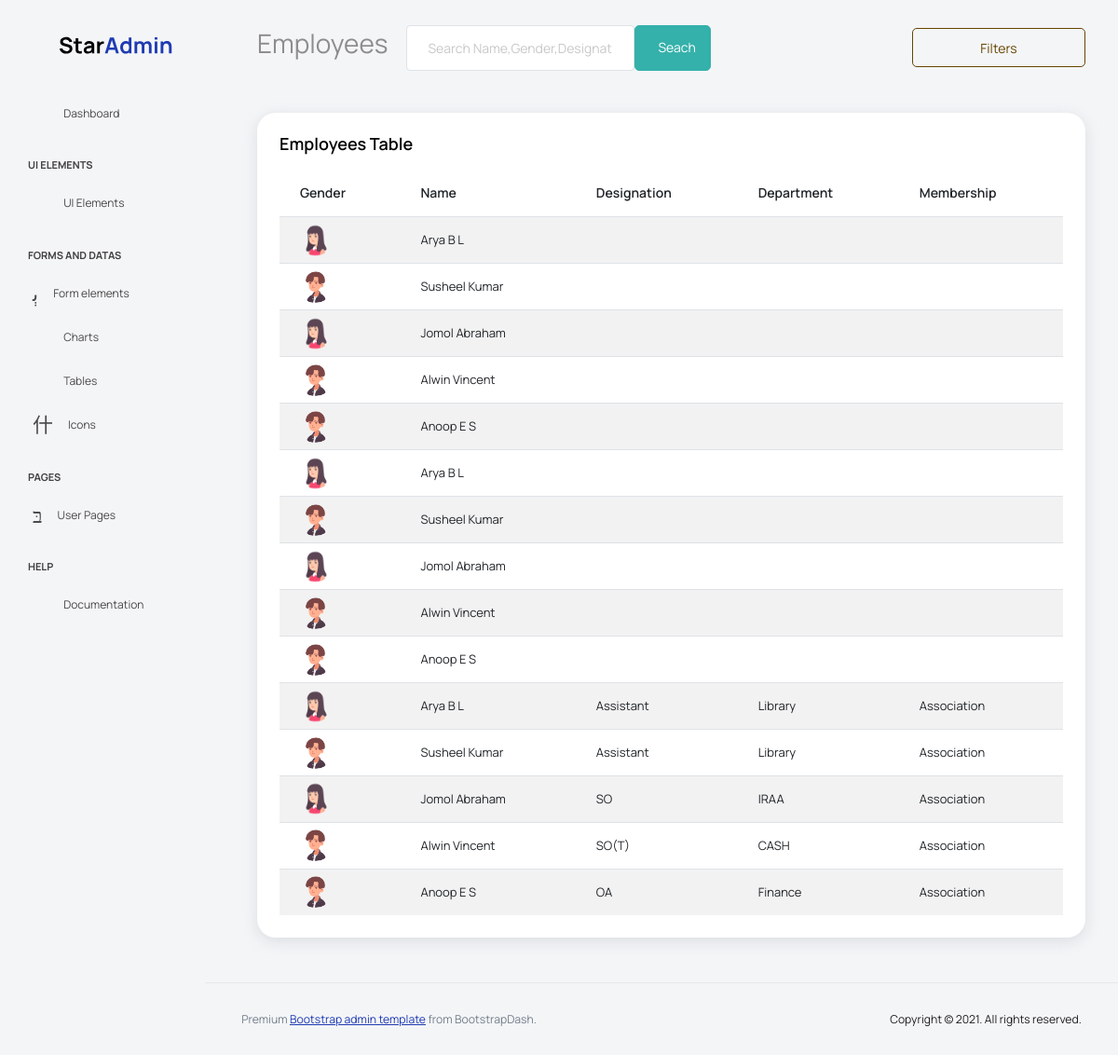
The page /employees (signed in) on the database as committed earlier.
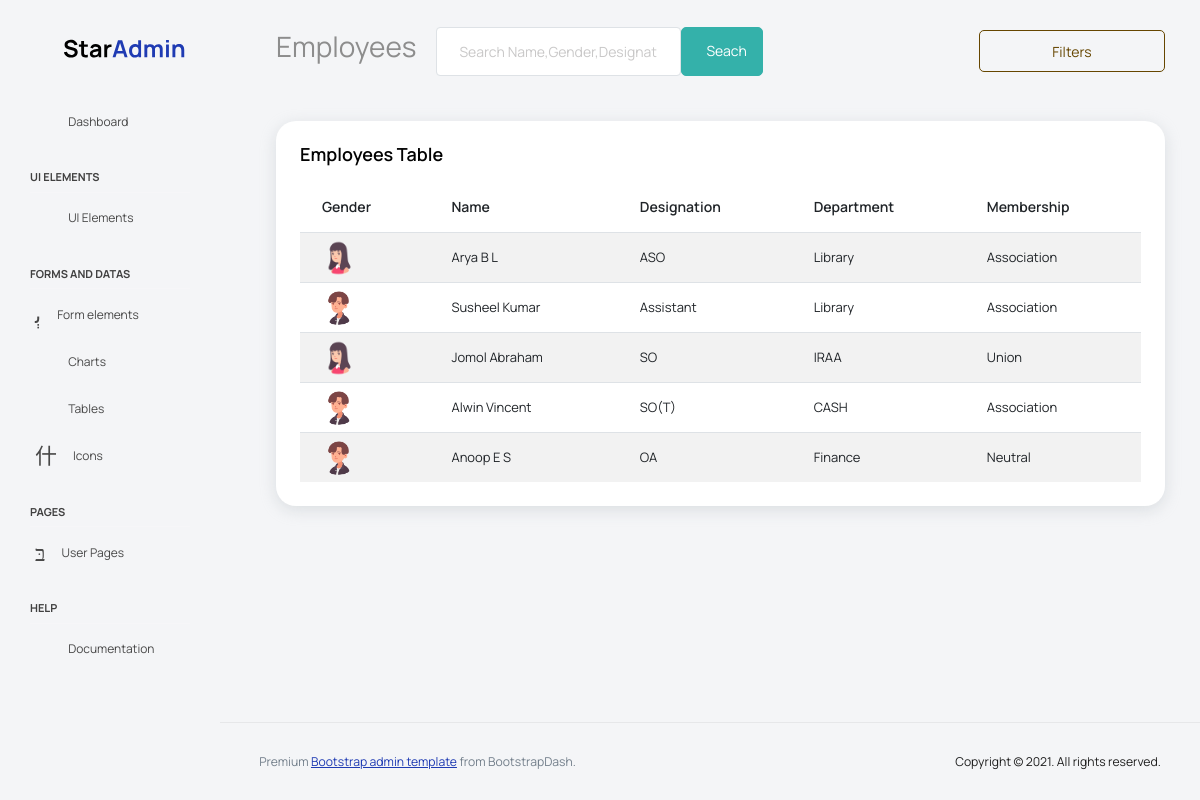
The same page on the database as committed later.
### contactsapp/models.py (models this page shows, shortened)
class Employees(models.Model):
    pf_number = models.IntegerField()
    name = models.CharField(max_length=50)
    sex = models.CharField(max_length=30, default="M")
    blood_group = models.CharField(max_length=10)
    mobile = models.CharField(max_length=20)
    adddress = models.TextField()
    district = models.CharField(max_length=20)
    pan_mun_cop = models.CharField(max_length=20)
    pin_code = models.CharField(max_length=20)
    def get_all_employees(self):
        return Employees.objects.select_related('employeeservice').select_related('employeevote').all()
    def get_filter_popup_data(self):
        filter_data = {}
        filter_data = list(Employees.objects.values('sex', 'blood_group', 'employeeservice__designation', 'employeeservice__department', 'employeeservice__membership', 'employeevote__deshabhimani_sub').distinct())
        unique_keywords = {filtetkey: set() for filtetkey in ['sex', 'blood_group', 'employeeservice__designation', 'employeeservice__department', 'employeeservice__membership', 'employeevote__deshabhimani_sub']}
        for data in filter_data:
            for key in data.keys():
                unique_keywords[key].add(data[key])
        new_keys = {'sex':'Gender', 'blood_group':'Blood Group', 'employeeservice__designation':'Designation', 'employeeservice__department':'Department', 'employeeservice__membership': 'Membership', 'employeevote__deshabhimani_sub': 'Deshabhimani Subscription'}
        unique_keywords = dict((new_keys[key], value) for (key, value) in unique_keywords.items())
        return unique_keywords

class EmployeeService(models.Model):
    MEMBERSHIP_CHOICES = (
        ("Association", "Association"),
        ("Union", "Union"),
        ("Neutral", "Neutral"),
    )
    employee = models.OneToOneField(Employees, on_delete=models.CASCADE, primary_key=True,)
    designation = models.CharField(max_length=50)
    department = models.CharField(max_length=50)
    membership = models.CharField(
                    max_length = 30,
                    choices = MEMBERSHIP_CHOICES,
                    default = 'Neuatral'
                    )

### contactsapp/views.py (the view)
# urls.py: path('employees', EmployeesListView.as_view(), name="list_employee_view"),
class EmployeesListView(LoginRequiredMixin, ListView):
    paginate_by = 20
    employee_object = Employees()
    def get_queryset(self, *args, **kwargs):
        url_params = self.request.GET
        return self.employee_object.get_all_employees()
    def get_context_data(self, **kwargs):
        context = super().get_context_data(**kwargs)
        context['filter_data'] = self.employee_object.get_filter_popup_data()
        return context

### contactsapp/templates/contactsapp/employees_list.html (shortened to what this page needs)
<!DOCTYPE html>
<html lang="en">
<head>
  <link rel="stylesheet" href="/static/vendors/feather/feather.css">
  <link rel="stylesheet" href="/static/vendors/mdi/css/materialdesignicons.min.css">
  <link rel="stylesheet" href="/static/vendors/ti-icons/css/themify-icons.css">
  <link rel="stylesheet" href="/static/vendors/typicons/typicons.css">
  <link rel="stylesheet" href="/static/vendors/simple-line-icons/css/simple-line-icons.css">
  <link rel="stylesheet" href="/static/vendors/css/vendor.bundle.base.css">
  <link rel="stylesheet" href="/static/css/vertical-layout-light/style.css">
</head>
<body>
  <div class="container-scroller">
    <nav class="navbar default-layout col-lg-12 col-12 p-0 fixed-top d-flex align-items-top flex-row">
      <div class="text-center navbar-brand-wrapper d-flex align-items-center justify-content-start">
        <div class="me-3">
          <button class="navbar-toggler navbar-toggler align-self-center" type="button" data-bs-toggle="minimize">
            <span class="icon-menu"></span>
          </button>
        </div>
        <div>
          <a class="navbar-brand brand-logo" href="../../index.html">
            <img src="/static/images/logo.svg" alt="logo" />
          </a>
        </div>
      </div>
      <div class="navbar-menu-wrapper d-flex align-items-top">
        <ul class="navbar-nav">
          <li class="nav-item font-weight-semibold d-none d-lg-block ms-0">
            <h1 class="welcome-text">Employees</h1>
          </li>
        </ul>
        <ul class="navbar-nav ms-auto" style="width: 80%;">
          <form action="search-employee" method="get">
          <li class="nav-item" style="display: inline-flex;width: 100%;">
            <input class="form-control" type="text" name="search_keyword" placeholder="Search Name,Gender,Designation etc..." aria-label="Search" style="height: 1%;">
            <button type="submit" class="btn btn-success" style="width: 25%;">Seach</button>
          </li>
        </form>
        </ul>
        <button onclick="toggle_filters()" type="button" class="btn btn-outline-warning btn-fw" style="width: 25%;">Filters</button>
      </div>
    </nav>
    <div class="container-fluid page-body-wrapper">
      <nav class="sidebar sidebar-offcanvas" id="sidebar">
        <ul class="nav">
          <li class="nav-item">
            <a class="nav-link" href="../../index.html">
              <i class="mdi mdi-grid-large menu-icon"></i>
              <span class="menu-title">Dashboard</span>
            </a>
          </li>
          <li class="nav-item nav-category">UI Elements</li>
          <li class="nav-item">
            <a class="nav-link" data-bs-toggle="collapse" href="#ui-basic" aria-expanded="false" aria-controls="ui-basic">
              <i class="menu-icon mdi mdi-floor-plan"></i>
              <span class="menu-title">UI Elements</span>
              <i class="menu-arrow"></i>
            </a>
          </li>
          <li class="nav-item nav-category">Forms and Datas</li>
          <li class="nav-item">
            <a class="nav-link" data-bs-toggle="collapse" href="#form-elements" aria-expanded="false" aria-controls="form-elements">
              <i class="menu-icon mdi mdi-card-text-outline"></i>
              <span class="menu-title">Form elements</span>
              <i class="menu-arrow"></i>
            </a>
          </li>
          <li class="nav-item">
            <a class="nav-link" data-bs-toggle="collapse" href="#charts" aria-expanded="false" aria-controls="charts">
              <i class="menu-icon mdi mdi-chart-line"></i>
              <span class="menu-title">Charts</span>
              <i class="menu-arrow"></i>
            </a>
          </li>
          <li class="nav-item">
            <a class="nav-link" data-bs-toggle="collapse" href="#tables" aria-expanded="false" aria-controls="tables">
              <i class="menu-icon mdi mdi-table"></i>
              <span class="menu-title">Tables</span>
              <i class="menu-arrow"></i>
            </a>
          </li>
          <li class="nav-item">
            <a class="nav-link" data-bs-toggle="collapse" href="#icons" aria-expanded="false" aria-controls="icons">
              <i class="menu-icon mdi mdi-layers-outline"></i>
              <span class="menu-title">Icons</span>
              <i class="menu-arrow"></i>
            </a>
          </li>
          <li class="nav-item nav-category">pages</li>
          <li class="nav-item">
            <a class="nav-link" data-bs-toggle="collapse" href="#auth" aria-expanded="false" aria-controls="auth">
              <i class="menu-icon mdi mdi-account-circle-outline"></i>
              <span class="menu-title">User Pages</span>
              <i class="menu-arrow"></i>
            </a>
          </li>
          <li class="nav-item nav-category">help</li>
          <li class="nav-item">
            <a class="nav-link" href="http://bootstrapdash.com/demo/star-admin2-free/docs/documentation.html">
              <i class="menu-icon mdi mdi-file-document"></i>
              <span class="menu-title">Documentation</span>
            </a>
          </li>
        </ul>
      </nav>
      <div class="main-panel">
        <div class="content-wrapper">
          <div class="row">
            <div class="col-lg-12 grid-margin stretch-card">
              <div class="card">
                <div class="card-body">
                  <h4 class="card-title">Employees Table</h4>
                  <div class="table-responsive">
                    <table class="table table-striped">
                      <thead>
                        <tr>
                          <th>
                            Gender
                          </th>
                          <th>
                            Name
                          </th>
                          <th>
                            Designation
                          </th>
                          <th>
                            Department
                          </th>
                          <th>
                            Membership
                          </th>
                        </tr>
                      </thead>
                      <tbody>
                        {% for emp in employees_list %}
                        <tr>
                          <td class="py-1">
                            {% if emp.sex == 'M'%}
                            <img src="/static/images/faces/face1.png" alt="male"/>
                            {% else %}
                            <img src="/static/images/faces/face2.png" alt="female"/>
                            {% endif %}
                          </td>
                          <td>
                            {{ emp.name}}
                          </td>
                          <td>
                            {{ emp.employeeservice.designation }}
                          </td>
                          <td>
                            {{ emp.employeeservice.department }}
                          </td>
                          <td>
                            {{ emp.employeeservice.membership }}
                          </td>
                        </tr>
                        {% endfor %}
                      </tbody>
                    </table>
                  </div>
                </div>
              </div>
            </div>
          </div>
        </div>
        <footer class="footer">
          <div class="d-sm-flex justify-content-center justify-content-sm-between">
            <span class="text-muted text-center text-sm-left d-block d-sm-inline-block">Premium <a href="https://www.bootstrapdash.com/" target="_blank">Bootstrap admin template</a> from BootstrapDash.</span>
            <span class="float-none float-sm-right d-block mt-1 mt-sm-0 text-center">Copyright © 2021. All rights reserved.</span>
          </div>
        </footer>
      </div>
    </div>
  </div>
</body>
</html>

Rows that differ between the two databases and show on the page:
removed Employees: name "Arya B L"
removed Employees: name "Susheel Kumar"
removed Employees: name "Jomol Abraham"
removed Employees: name "Alwin Vincent"
removed Employees: name "Anoop E S"
removed Employees: name "Arya B L"
removed Employees: name "Susheel Kumar"
removed Employees: name "Jomol Abraham"
removed Employees: name "Alwin Vincent"
removed Employees: name "Anoop E S"
removed Employees: name "Arya B L", employeeservice.designation "Assistant", employeeservice.department "Library", employeeservice.membership "Association"
removed Employees: name "Jomol Abraham", employeeservice.designation "SO", employeeservice.department "IRAA", employeeservice.membership "Association"
removed Employees: name "Anoop E S", employeeservice.designation "OA", employeeservice.department "Finance", employeeservice.membership "Association"
added Employees: name "Arya B L", employeeservice.designation "ASO", employeeservice.department "Library", employeeservice.membership "Association"
added Employees: name "Jomol Abraham", employeeservice.designation "SO", employeeservice.department "IRAA", employeeservice.membership "Union"
added Employees: name "Anoop E S", employeeservice.designation "OA", employeeservice.department "Finance", employeeservice.membership "Neutral"
